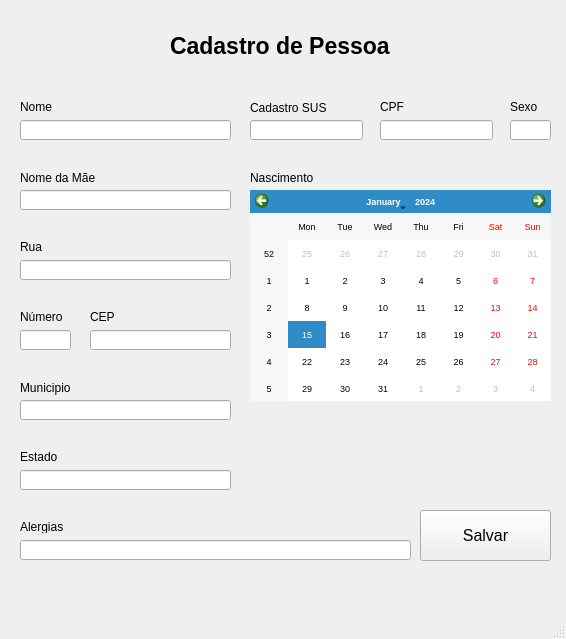
<?xml version="1.0" encoding="UTF-8"?>
<ui version="4.0">
 <class>MainWindow</class>
 <widget class="QMainWindow" name="MainWindow">
  <property name="geometry">
   <rect>
    <x>0</x>
    <y>0</y>
    <width>566</width>
    <height>639</height>
   </rect>
  </property>
  <property name="windowTitle">
   <string>MainWindow</string>
  </property>
  <widget class="QWidget" name="centralwidget">
   <widget class="QLabel" name="labelTitulo">
    <property name="geometry">
     <rect>
      <x>170</x>
      <y>20</y>
      <width>231</width>
      <height>51</height>
     </rect>
    </property>
    <property name="font">
     <font>
      <pointsize>17</pointsize>
      <weight>75</weight>
      <bold>true</bold>
      <underline>false</underline>
      <strikeout>false</strikeout>
     </font>
    </property>
    <property name="text">
     <string>Cadastro de Pessoa</string>
    </property>
   </widget>
   <widget class="QLabel" name="labelNome">
    <property name="geometry">
     <rect>
      <x>20</x>
      <y>100</y>
      <width>47</width>
      <height>13</height>
     </rect>
    </property>
    <property name="font">
     <font>
      <pointsize>9</pointsize>
     </font>
    </property>
    <property name="text">
     <string>Nome</string>
    </property>
   </widget>
   <widget class="QLabel" name="labelMae">
    <property name="geometry">
     <rect>
      <x>20</x>
      <y>170</y>
      <width>81</width>
      <height>16</height>
     </rect>
    </property>
    <property name="font">
     <font>
      <pointsize>9</pointsize>
     </font>
    </property>
    <property name="text">
     <string>Nome da Mãe</string>
    </property>
   </widget>
   <widget class="QLabel" name="labelSUS">
    <property name="geometry">
     <rect>
      <x>250</x>
      <y>100</y>
      <width>81</width>
      <height>16</height>
     </rect>
    </property>
    <property name="font">
     <font>
      <pointsize>9</pointsize>
     </font>
    </property>
    <property name="text">
     <string>Cadastro SUS</string>
    </property>
   </widget>
   <widget class="QLabel" name="labelSexo">
    <property name="geometry">
     <rect>
      <x>510</x>
      <y>100</y>
      <width>47</width>
      <height>13</height>
     </rect>
    </property>
    <property name="font">
     <font>
      <pointsize>9</pointsize>
     </font>
    </property>
    <property name="text">
     <string>Sexo</string>
    </property>
   </widget>
   <widget class="QLabel" name="labelCPF">
    <property name="geometry">
     <rect>
      <x>380</x>
      <y>100</y>
      <width>47</width>
      <height>13</height>
     </rect>
    </property>
    <property name="font">
     <font>
      <pointsize>9</pointsize>
     </font>
    </property>
    <property name="text">
     <string>CPF</string>
    </property>
   </widget>
   <widget class="QLabel" name="labelRua">
    <property name="geometry">
     <rect>
      <x>20</x>
      <y>240</y>
      <width>47</width>
      <height>13</height>
     </rect>
    </property>
    <property name="font">
     <font>
      <pointsize>9</pointsize>
     </font>
    </property>
    <property name="text">
     <string>Rua</string>
    </property>
   </widget>
   <widget class="QLabel" name="labelNumero">
    <property name="geometry">
     <rect>
      <x>20</x>
      <y>310</y>
      <width>47</width>
      <height>13</height>
     </rect>
    </property>
    <property name="font">
     <font>
      <pointsize>9</pointsize>
     </font>
    </property>
    <property name="text">
     <string>Número</string>
    </property>
   </widget>
   <widget class="QLabel" name="labelMunicipio">
    <property name="geometry">
     <rect>
      <x>20</x>
      <y>380</y>
      <width>51</width>
      <height>16</height>
     </rect>
    </property>
    <property name="font">
     <font>
      <pointsize>9</pointsize>
     </font>
    </property>
    <property name="text">
     <string>Municipio</string>
    </property>
   </widget>
   <widget class="QLabel" name="labelEstado">
    <property name="geometry">
     <rect>
      <x>20</x>
      <y>450</y>
      <width>47</width>
      <height>13</height>
     </rect>
    </property>
    <property name="font">
     <font>
      <pointsize>9</pointsize>
     </font>
    </property>
    <property name="text">
     <string>Estado</string>
    </property>
   </widget>
   <widget class="QLabel" name="labelCEP">
    <property name="geometry">
     <rect>
      <x>90</x>
      <y>310</y>
      <width>47</width>
      <height>13</height>
     </rect>
    </property>
    <property name="font">
     <font>
      <pointsize>9</pointsize>
     </font>
    </property>
    <property name="text">
     <string>CEP</string>
    </property>
   </widget>
   <widget class="QLabel" name="labelNascimento">
    <property name="geometry">
     <rect>
      <x>250</x>
      <y>170</y>
      <width>71</width>
      <height>16</height>
     </rect>
    </property>
    <property name="font">
     <font>
      <pointsize>9</pointsize>
     </font>
    </property>
    <property name="text">
     <string>Nascimento</string>
    </property>
   </widget>
   <widget class="QLineEdit" name="campoNome">
    <property name="geometry">
     <rect>
      <x>20</x>
      <y>120</y>
      <width>211</width>
      <height>20</height>
     </rect>
    </property>
   </widget>
   <widget class="QLineEdit" name="campoSUS">
    <property name="geometry">
     <rect>
      <x>250</x>
      <y>120</y>
      <width>113</width>
      <height>20</height>
     </rect>
    </property>
   </widget>
   <widget class="QLineEdit" name="campoCPF">
    <property name="geometry">
     <rect>
      <x>380</x>
      <y>120</y>
      <width>113</width>
      <height>20</height>
     </rect>
    </property>
   </widget>
   <widget class="QLineEdit" name="campoSexo">
    <property name="geometry">
     <rect>
      <x>510</x>
      <y>120</y>
      <width>41</width>
      <height>20</height>
     </rect>
    </property>
   </widget>
   <widget class="QLineEdit" name="campoMae">
    <property name="geometry">
     <rect>
      <x>20</x>
      <y>190</y>
      <width>211</width>
      <height>20</height>
     </rect>
    </property>
   </widget>
   <widget class="QCalendarWidget" name="campoNascimento">
    <property name="geometry">
     <rect>
      <x>250</x>
      <y>190</y>
      <width>301</width>
      <height>211</height>
     </rect>
    </property>
    <property name="font">
     <font>
      <pointsize>7</pointsize>
     </font>
    </property>
   </widget>
   <widget class="QLineEdit" name="campoRua">
    <property name="geometry">
     <rect>
      <x>20</x>
      <y>260</y>
      <width>211</width>
      <height>20</height>
     </rect>
    </property>
   </widget>
   <widget class="QLineEdit" name="campoMunicipio">
    <property name="geometry">
     <rect>
      <x>20</x>
      <y>400</y>
      <width>211</width>
      <height>20</height>
     </rect>
    </property>
   </widget>
   <widget class="QLineEdit" name="campoEstado">
    <property name="geometry">
     <rect>
      <x>20</x>
      <y>470</y>
      <width>211</width>
      <height>20</height>
     </rect>
    </property>
   </widget>
   <widget class="QLineEdit" name="campoNumero">
    <property name="geometry">
     <rect>
      <x>20</x>
      <y>330</y>
      <width>51</width>
      <height>20</height>
     </rect>
    </property>
   </widget>
   <widget class="QLineEdit" name="campoCEP">
    <property name="geometry">
     <rect>
      <x>90</x>
      <y>330</y>
      <width>141</width>
      <height>20</height>
     </rect>
    </property>
   </widget>
   <widget class="QPushButton" name="botaoSalvar">
    <property name="geometry">
     <rect>
      <x>420</x>
      <y>510</y>
      <width>131</width>
      <height>51</height>
     </rect>
    </property>
    <property name="font">
     <font>
      <pointsize>12</pointsize>
     </font>
    </property>
    <property name="text">
     <string>Salvar</string>
    </property>
   </widget>
   <widget class="QLabel" name="labelAlergias">
    <property name="geometry">
     <rect>
      <x>20</x>
      <y>520</y>
      <width>47</width>
      <height>13</height>
     </rect>
    </property>
    <property name="text">
     <string>Alergias</string>
    </property>
   </widget>
   <widget class="QLineEdit" name="campoAlergia">
    <property name="geometry">
     <rect>
      <x>20</x>
      <y>540</y>
      <width>391</width>
      <height>20</height>
     </rect>
    </property>
   </widget>
  </widget>
  <widget class="QMenuBar" name="menubar">
   <property name="geometry">
    <rect>
     <x>0</x>
     <y>0</y>
     <width>566</width>
     <height>21</height>
    </rect>
   </property>
  </widget>
  <widget class="QStatusBar" name="statusbar"/>
 </widget>
 <resources/>
 <connections/>
</ui>
